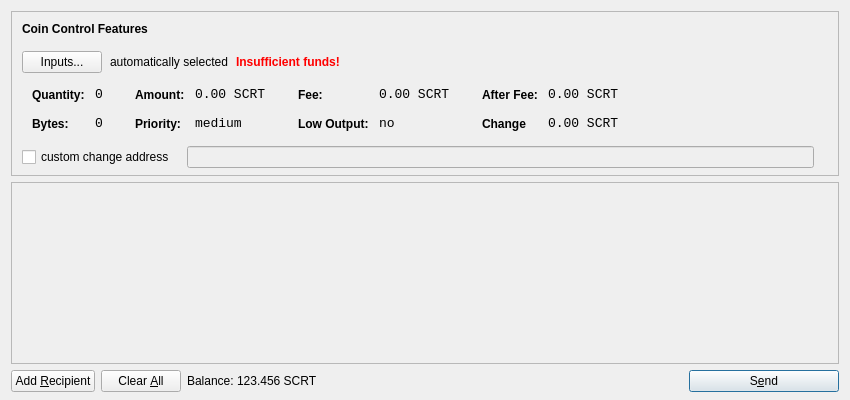
<?xml version="1.0" encoding="UTF-8"?>
<ui version="4.0">
 <class>SendCoinsDialog</class>
 <widget class="QDialog" name="SendCoinsDialog">
  <property name="geometry">
   <rect>
    <x>0</x>
    <y>0</y>
    <width>850</width>
    <height>400</height>
   </rect>
  </property>
  <property name="windowTitle">
   <string>Send Coins</string>
  </property>
  <layout class="QVBoxLayout" name="verticalLayout" stretch="0,1,0">
   <property name="bottomMargin">
    <number>8</number>
   </property>
   <item>
    <widget class="QFrame" name="frameCoinControl">
     <property name="sizePolicy">
      <sizepolicy hsizetype="Expanding" vsizetype="Expanding">
       <horstretch>0</horstretch>
       <verstretch>0</verstretch>
      </sizepolicy>
     </property>
     <property name="maximumSize">
      <size>
       <width>16777215</width>
       <height>16777215</height>
      </size>
     </property>
     <property name="frameShape">
      <enum>QFrame::StyledPanel</enum>
     </property>
     <property name="frameShadow">
      <enum>QFrame::Sunken</enum>
     </property>
     <layout class="QVBoxLayout" name="verticalLayoutCoinControl2">
      <property name="spacing">
       <number>-1</number>
      </property>
      <property name="leftMargin">
       <number>0</number>
      </property>
      <property name="topMargin">
       <number>0</number>
      </property>
      <property name="rightMargin">
       <number>0</number>
      </property>
      <property name="bottomMargin">
       <number>6</number>
      </property>
      <item>
       <layout class="QVBoxLayout" name="verticalLayoutCoinControl" stretch="0,0,0,0,1">
        <property name="spacing">
         <number>0</number>
        </property>
        <property name="leftMargin">
         <number>10</number>
        </property>
        <property name="topMargin">
         <number>10</number>
        </property>
        <item>
         <layout class="QHBoxLayout" name="horizontalLayoutCoinControl1">
          <property name="bottomMargin">
           <number>15</number>
          </property>
          <item>
           <widget class="QLabel" name="labelCoinControlFeatures">
            <property name="sizePolicy">
             <sizepolicy hsizetype="Preferred" vsizetype="Maximum">
              <horstretch>0</horstretch>
              <verstretch>0</verstretch>
             </sizepolicy>
            </property>
            <property name="font">
             <font>
              <weight>75</weight>
              <bold>true</bold>
             </font>
            </property>
            <property name="styleSheet">
             <string notr="true">font-weight:bold;</string>
            </property>
            <property name="text">
             <string>Coin Control Features</string>
            </property>
           </widget>
          </item>
         </layout>
        </item>
        <item>
         <layout class="QHBoxLayout" name="horizontalLayoutCoinControl2" stretch="0,0,0,0">
          <property name="spacing">
           <number>8</number>
          </property>
          <property name="bottomMargin">
           <number>10</number>
          </property>
          <item>
           <widget class="QPushButton" name="pushButtonCoinControl">
            <property name="styleSheet">
             <string notr="true"/>
            </property>
            <property name="text">
             <string>Inputs...</string>
            </property>
           </widget>
          </item>
          <item>
           <widget class="QLabel" name="labelCoinControlAutomaticallySelected">
            <property name="text">
             <string>automatically selected</string>
            </property>
            <property name="margin">
             <number>5</number>
            </property>
           </widget>
          </item>
          <item>
           <widget class="QLabel" name="labelCoinControlInsuffFunds">
            <property name="font">
             <font>
              <weight>75</weight>
              <bold>true</bold>
             </font>
            </property>
            <property name="styleSheet">
             <string notr="true">color:red;font-weight:bold;</string>
            </property>
            <property name="text">
             <string>Insufficient funds!</string>
            </property>
            <property name="margin">
             <number>5</number>
            </property>
           </widget>
          </item>
          <item>
           <spacer name="horizontalSpacerCoinControl">
            <property name="orientation">
             <enum>Qt::Horizontal</enum>
            </property>
            <property name="sizeHint" stdset="0">
             <size>
              <width>40</width>
              <height>1</height>
             </size>
            </property>
           </spacer>
          </item>
         </layout>
        </item>
        <item>
         <widget class="QWidget" name="widgetCoinControl" native="true">
          <property name="sizePolicy">
           <sizepolicy hsizetype="Preferred" vsizetype="Preferred">
            <horstretch>0</horstretch>
            <verstretch>0</verstretch>
           </sizepolicy>
          </property>
          <property name="minimumSize">
           <size>
            <width>0</width>
            <height>0</height>
           </size>
          </property>
          <property name="styleSheet">
           <string notr="true"/>
          </property>
          <layout class="QHBoxLayout" name="horizontalLayoutCoinControl5">
           <property name="margin">
            <number>0</number>
           </property>
           <item>
            <layout class="QHBoxLayout" name="horizontalLayoutCoinControl3" stretch="0,0,0,1">
             <property name="spacing">
              <number>20</number>
             </property>
             <property name="topMargin">
              <number>0</number>
             </property>
             <property name="bottomMargin">
              <number>10</number>
             </property>
             <item>
              <layout class="QFormLayout" name="formLayoutCoinControl1">
               <property name="horizontalSpacing">
                <number>10</number>
               </property>
               <property name="verticalSpacing">
                <number>14</number>
               </property>
               <property name="leftMargin">
                <number>10</number>
               </property>
               <property name="topMargin">
                <number>4</number>
               </property>
               <property name="rightMargin">
                <number>6</number>
               </property>
               <item row="0" column="0">
                <widget class="QLabel" name="labelCoinControlQuantityText">
                 <property name="styleSheet">
                  <string notr="true">font-weight:bold;</string>
                 </property>
                 <property name="text">
                  <string>Quantity:</string>
                 </property>
                 <property name="margin">
                  <number>0</number>
                 </property>
                </widget>
               </item>
               <item row="0" column="1">
                <widget class="QLabel" name="labelCoinControlQuantity">
                 <property name="font">
                  <font>
                   <family>Monospace</family>
                   <pointsize>10</pointsize>
                  </font>
                 </property>
                 <property name="cursor">
                  <cursorShape>IBeamCursor</cursorShape>
                 </property>
                 <property name="contextMenuPolicy">
                  <enum>Qt::ActionsContextMenu</enum>
                 </property>
                 <property name="text">
                  <string>0</string>
                 </property>
                 <property name="margin">
                  <number>0</number>
                 </property>
                 <property name="textInteractionFlags">
                  <set>Qt::LinksAccessibleByMouse|Qt::TextSelectableByKeyboard|Qt::TextSelectableByMouse</set>
                 </property>
                </widget>
               </item>
               <item row="1" column="0">
                <widget class="QLabel" name="labelCoinControlBytesText">
                 <property name="styleSheet">
                  <string notr="true">font-weight:bold;</string>
                 </property>
                 <property name="text">
                  <string>Bytes:</string>
                 </property>
                </widget>
               </item>
               <item row="1" column="1">
                <widget class="QLabel" name="labelCoinControlBytes">
                 <property name="font">
                  <font>
                   <family>Monospace</family>
                   <pointsize>10</pointsize>
                  </font>
                 </property>
                 <property name="cursor">
                  <cursorShape>IBeamCursor</cursorShape>
                 </property>
                 <property name="contextMenuPolicy">
                  <enum>Qt::ActionsContextMenu</enum>
                 </property>
                 <property name="text">
                  <string>0</string>
                 </property>
                 <property name="textInteractionFlags">
                  <set>Qt::LinksAccessibleByMouse|Qt::TextSelectableByKeyboard|Qt::TextSelectableByMouse</set>
                 </property>
                </widget>
               </item>
              </layout>
             </item>
             <item>
              <layout class="QFormLayout" name="formLayoutCoinControl2">
               <property name="horizontalSpacing">
                <number>10</number>
               </property>
               <property name="verticalSpacing">
                <number>14</number>
               </property>
               <property name="leftMargin">
                <number>6</number>
               </property>
               <property name="topMargin">
                <number>4</number>
               </property>
               <property name="rightMargin">
                <number>6</number>
               </property>
               <item row="0" column="0">
                <widget class="QLabel" name="labelCoinControlAmountText">
                 <property name="styleSheet">
                  <string notr="true">font-weight:bold;</string>
                 </property>
                 <property name="text">
                  <string>Amount:</string>
                 </property>
                 <property name="margin">
                  <number>0</number>
                 </property>
                </widget>
               </item>
               <item row="0" column="1">
                <widget class="QLabel" name="labelCoinControlAmount">
                 <property name="font">
                  <font>
                   <family>Monospace</family>
                   <pointsize>10</pointsize>
                  </font>
                 </property>
                 <property name="cursor">
                  <cursorShape>IBeamCursor</cursorShape>
                 </property>
                 <property name="contextMenuPolicy">
                  <enum>Qt::ActionsContextMenu</enum>
                 </property>
                 <property name="text">
                  <string>0.00 SCRT</string>
                 </property>
                 <property name="textInteractionFlags">
                  <set>Qt::LinksAccessibleByMouse|Qt::TextSelectableByKeyboard|Qt::TextSelectableByMouse</set>
                 </property>
                </widget>
               </item>
               <item row="1" column="0">
                <widget class="QLabel" name="labelCoinControlPriorityText">
                 <property name="styleSheet">
                  <string notr="true">font-weight:bold;</string>
                 </property>
                 <property name="text">
                  <string>Priority:</string>
                 </property>
                </widget>
               </item>
               <item row="1" column="1">
                <widget class="QLabel" name="labelCoinControlPriority">
                 <property name="font">
                  <font>
                   <family>Monospace</family>
                   <pointsize>10</pointsize>
                  </font>
                 </property>
                 <property name="cursor">
                  <cursorShape>IBeamCursor</cursorShape>
                 </property>
                 <property name="contextMenuPolicy">
                  <enum>Qt::ActionsContextMenu</enum>
                 </property>
                 <property name="text">
                  <string>medium</string>
                 </property>
                 <property name="textInteractionFlags">
                  <set>Qt::LinksAccessibleByMouse|Qt::TextSelectableByKeyboard|Qt::TextSelectableByMouse</set>
                 </property>
                </widget>
               </item>
              </layout>
             </item>
             <item>
              <layout class="QFormLayout" name="formLayoutCoinControl3">
               <property name="horizontalSpacing">
                <number>10</number>
               </property>
               <property name="verticalSpacing">
                <number>14</number>
               </property>
               <property name="leftMargin">
                <number>6</number>
               </property>
               <property name="topMargin">
                <number>4</number>
               </property>
               <property name="rightMargin">
                <number>6</number>
               </property>
               <item row="0" column="0">
                <widget class="QLabel" name="labelCoinControlFeeText">
                 <property name="styleSheet">
                  <string notr="true">font-weight:bold;</string>
                 </property>
                 <property name="text">
                  <string>Fee:</string>
                 </property>
                 <property name="margin">
                  <number>0</number>
                 </property>
                </widget>
               </item>
               <item row="0" column="1">
                <widget class="QLabel" name="labelCoinControlFee">
                 <property name="font">
                  <font>
                   <family>Monospace</family>
                   <pointsize>10</pointsize>
                  </font>
                 </property>
                 <property name="cursor">
                  <cursorShape>IBeamCursor</cursorShape>
                 </property>
                 <property name="contextMenuPolicy">
                  <enum>Qt::ActionsContextMenu</enum>
                 </property>
                 <property name="text">
                  <string>0.00 SCRT</string>
                 </property>
                 <property name="textInteractionFlags">
                  <set>Qt::LinksAccessibleByMouse|Qt::TextSelectableByKeyboard|Qt::TextSelectableByMouse</set>
                 </property>
                </widget>
               </item>
               <item row="1" column="0">
                <widget class="QLabel" name="labelCoinControlLowOutputText">
                 <property name="styleSheet">
                  <string notr="true">font-weight:bold;</string>
                 </property>
                 <property name="text">
                  <string>Low Output:</string>
                 </property>
                </widget>
               </item>
               <item row="1" column="1">
                <widget class="QLabel" name="labelCoinControlLowOutput">
                 <property name="font">
                  <font>
                   <family>Monospace</family>
                   <pointsize>10</pointsize>
                  </font>
                 </property>
                 <property name="cursor">
                  <cursorShape>IBeamCursor</cursorShape>
                 </property>
                 <property name="contextMenuPolicy">
                  <enum>Qt::ActionsContextMenu</enum>
                 </property>
                 <property name="text">
                  <string>no</string>
                 </property>
                 <property name="textInteractionFlags">
                  <set>Qt::LinksAccessibleByMouse|Qt::TextSelectableByKeyboard|Qt::TextSelectableByMouse</set>
                 </property>
                </widget>
               </item>
              </layout>
             </item>
             <item>
              <layout class="QFormLayout" name="formLayoutCoinControl4">
               <property name="horizontalSpacing">
                <number>10</number>
               </property>
               <property name="verticalSpacing">
                <number>14</number>
               </property>
               <property name="leftMargin">
                <number>6</number>
               </property>
               <property name="topMargin">
                <number>4</number>
               </property>
               <property name="rightMargin">
                <number>6</number>
               </property>
               <item row="0" column="0">
                <widget class="QLabel" name="labelCoinControlAfterFeeText">
                 <property name="styleSheet">
                  <string notr="true">font-weight:bold;</string>
                 </property>
                 <property name="text">
                  <string>After Fee:</string>
                 </property>
                 <property name="margin">
                  <number>0</number>
                 </property>
                </widget>
               </item>
               <item row="0" column="1">
                <widget class="QLabel" name="labelCoinControlAfterFee">
                 <property name="font">
                  <font>
                   <family>Monospace</family>
                   <pointsize>10</pointsize>
                  </font>
                 </property>
                 <property name="cursor">
                  <cursorShape>IBeamCursor</cursorShape>
                 </property>
                 <property name="contextMenuPolicy">
                  <enum>Qt::ActionsContextMenu</enum>
                 </property>
                 <property name="text">
                  <string>0.00 SCRT</string>
                 </property>
                 <property name="textInteractionFlags">
                  <set>Qt::LinksAccessibleByMouse|Qt::TextSelectableByKeyboard|Qt::TextSelectableByMouse</set>
                 </property>
                </widget>
               </item>
               <item row="1" column="0">
                <widget class="QLabel" name="labelCoinControlChangeText">
                 <property name="styleSheet">
                  <string notr="true">font-weight:bold;</string>
                 </property>
                 <property name="text">
                  <string>Change</string>
                 </property>
                </widget>
               </item>
               <item row="1" column="1">
                <widget class="QLabel" name="labelCoinControlChange">
                 <property name="font">
                  <font>
                   <family>Monospace</family>
                   <pointsize>10</pointsize>
                  </font>
                 </property>
                 <property name="cursor">
                  <cursorShape>IBeamCursor</cursorShape>
                 </property>
                 <property name="contextMenuPolicy">
                  <enum>Qt::ActionsContextMenu</enum>
                 </property>
                 <property name="text">
                  <string>0.00 SCRT</string>
                 </property>
                 <property name="textInteractionFlags">
                  <set>Qt::LinksAccessibleByMouse|Qt::TextSelectableByKeyboard|Qt::TextSelectableByMouse</set>
                 </property>
                </widget>
               </item>
              </layout>
             </item>
            </layout>
           </item>
          </layout>
         </widget>
        </item>
        <item>
         <layout class="QHBoxLayout" name="horizontalLayoutCoinControl4" stretch="0,0,0">
          <property name="spacing">
           <number>12</number>
          </property>
          <property name="sizeConstraint">
           <enum>QLayout::SetDefaultConstraint</enum>
          </property>
          <property name="topMargin">
           <number>5</number>
          </property>
          <property name="rightMargin">
           <number>5</number>
          </property>
          <item>
           <widget class="QCheckBox" name="checkBoxCoinControlChange">
            <property name="text">
             <string>custom change address</string>
            </property>
           </widget>
          </item>
          <item>
           <widget class="QLineEdit" name="lineEditCoinControlChange">
            <property name="enabled">
             <bool>false</bool>
            </property>
            <property name="sizePolicy">
             <sizepolicy hsizetype="Expanding" vsizetype="Fixed">
              <horstretch>0</horstretch>
              <verstretch>0</verstretch>
             </sizepolicy>
            </property>
           </widget>
          </item>
          <item>
           <widget class="QLabel" name="labelCoinControlChangeLabel">
            <property name="sizePolicy">
             <sizepolicy hsizetype="Preferred" vsizetype="Expanding">
              <horstretch>0</horstretch>
              <verstretch>0</verstretch>
             </sizepolicy>
            </property>
            <property name="minimumSize">
             <size>
              <width>0</width>
              <height>0</height>
             </size>
            </property>
            <property name="text">
             <string/>
            </property>
            <property name="margin">
             <number>3</number>
            </property>
           </widget>
          </item>
         </layout>
        </item>
        <item>
         <spacer name="verticalSpacerCoinControl">
          <property name="orientation">
           <enum>Qt::Vertical</enum>
          </property>
          <property name="sizeHint" stdset="0">
           <size>
            <width>800</width>
            <height>1</height>
           </size>
          </property>
         </spacer>
        </item>
       </layout>
      </item>
     </layout>
    </widget>
   </item>
   <item>
    <widget class="QScrollArea" name="scrollArea">
     <property name="widgetResizable">
      <bool>true</bool>
     </property>
     <widget class="QWidget" name="scrollAreaWidgetContents">
      <property name="geometry">
       <rect>
        <x>0</x>
        <y>0</y>
        <width>830</width>
        <height>165</height>
       </rect>
      </property>
      <layout class="QVBoxLayout" name="verticalLayout_2">
       <property name="margin">
        <number>0</number>
       </property>
       <item>
        <layout class="QVBoxLayout" name="entries">
         <property name="spacing">
          <number>6</number>
         </property>
        </layout>
       </item>
       <item>
        <spacer name="verticalSpacer">
         <property name="orientation">
          <enum>Qt::Vertical</enum>
         </property>
         <property name="sizeHint" stdset="0">
          <size>
           <width>20</width>
           <height>40</height>
          </size>
         </property>
        </spacer>
       </item>
      </layout>
     </widget>
    </widget>
   </item>
   <item>
    <layout class="QHBoxLayout" name="horizontalLayout">
     <item>
      <widget class="QPushButton" name="addButton">
       <property name="toolTip">
        <string>Send to multiple recipients at once</string>
       </property>
       <property name="text">
        <string>Add &amp;Recipient</string>
       </property>
       <property name="icon">
        <iconset resource="../bitcoin.qrc">
         <normaloff>:/icons/add</normaloff>:/icons/add</iconset>
       </property>
       <property name="autoDefault">
        <bool>false</bool>
       </property>
      </widget>
     </item>
     <item>
      <widget class="QPushButton" name="clearButton">
       <property name="sizePolicy">
        <sizepolicy hsizetype="Minimum" vsizetype="Fixed">
         <horstretch>0</horstretch>
         <verstretch>0</verstretch>
        </sizepolicy>
       </property>
       <property name="toolTip">
        <string>Remove all transaction fields</string>
       </property>
       <property name="text">
        <string>Clear &amp;All</string>
       </property>
       <property name="icon">
        <iconset resource="../bitcoin.qrc">
         <normaloff>:/icons/remove</normaloff>:/icons/remove</iconset>
       </property>
       <property name="autoRepeatDelay">
        <number>300</number>
       </property>
       <property name="autoDefault">
        <bool>false</bool>
       </property>
      </widget>
     </item>
     <item>
      <layout class="QHBoxLayout" name="horizontalLayout_2">
       <property name="spacing">
        <number>3</number>
       </property>
       <item>
        <widget class="QLabel" name="label">
         <property name="sizePolicy">
          <sizepolicy hsizetype="Preferred" vsizetype="Fixed">
           <horstretch>0</horstretch>
           <verstretch>0</verstretch>
          </sizepolicy>
         </property>
         <property name="text">
          <string>Balance:</string>
         </property>
        </widget>
       </item>
       <item>
        <widget class="QLabel" name="labelBalance">
         <property name="sizePolicy">
          <sizepolicy hsizetype="Preferred" vsizetype="Fixed">
           <horstretch>0</horstretch>
           <verstretch>0</verstretch>
          </sizepolicy>
         </property>
         <property name="cursor">
          <cursorShape>IBeamCursor</cursorShape>
         </property>
         <property name="text">
          <string>123.456 SCRT</string>
         </property>
         <property name="textInteractionFlags">
          <set>Qt::LinksAccessibleByMouse|Qt::TextSelectableByKeyboard|Qt::TextSelectableByMouse</set>
         </property>
        </widget>
       </item>
      </layout>
     </item>
     <item>
      <spacer name="horizontalSpacer">
       <property name="orientation">
        <enum>Qt::Horizontal</enum>
       </property>
       <property name="sizeHint" stdset="0">
        <size>
         <width>40</width>
         <height>20</height>
        </size>
       </property>
      </spacer>
     </item>
     <item>
      <widget class="QPushButton" name="sendButton">
       <property name="minimumSize">
        <size>
         <width>150</width>
         <height>0</height>
        </size>
       </property>
       <property name="toolTip">
        <string>Confirm the send action</string>
       </property>
       <property name="text">
        <string>S&amp;end</string>
       </property>
       <property name="icon">
        <iconset resource="../bitcoin.qrc">
         <normaloff>:/icons/send</normaloff>:/icons/send</iconset>
       </property>
       <property name="default">
        <bool>true</bool>
       </property>
      </widget>
     </item>
    </layout>
   </item>
  </layout>
 </widget>
 <resources>
  <include location="../bitcoin.qrc"/>
 </resources>
 <connections/>
</ui>
